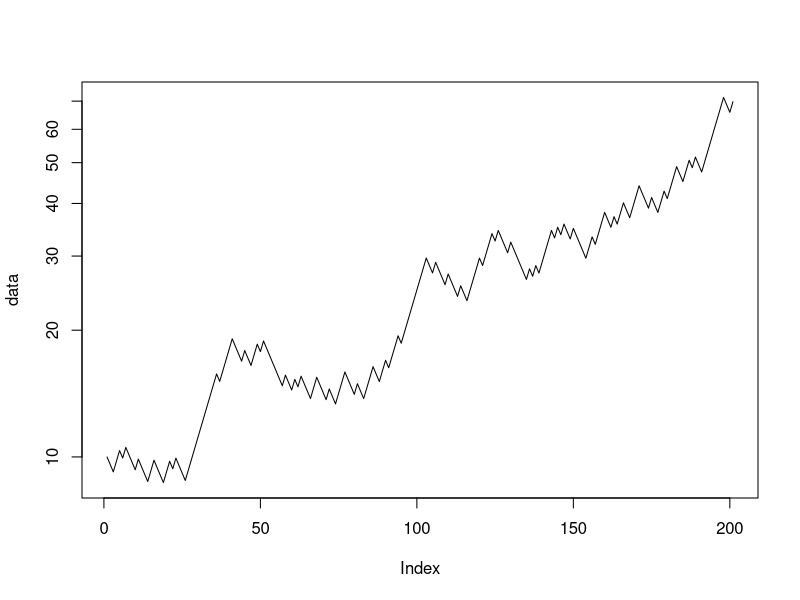
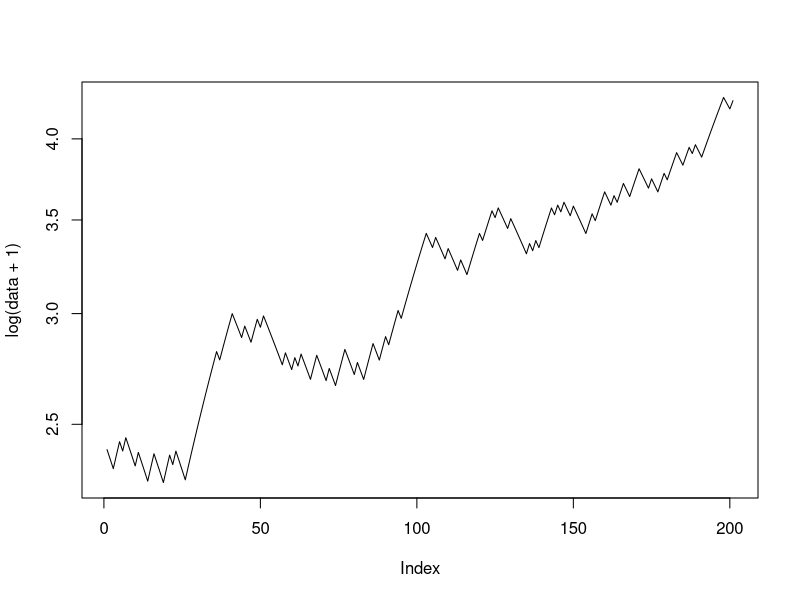
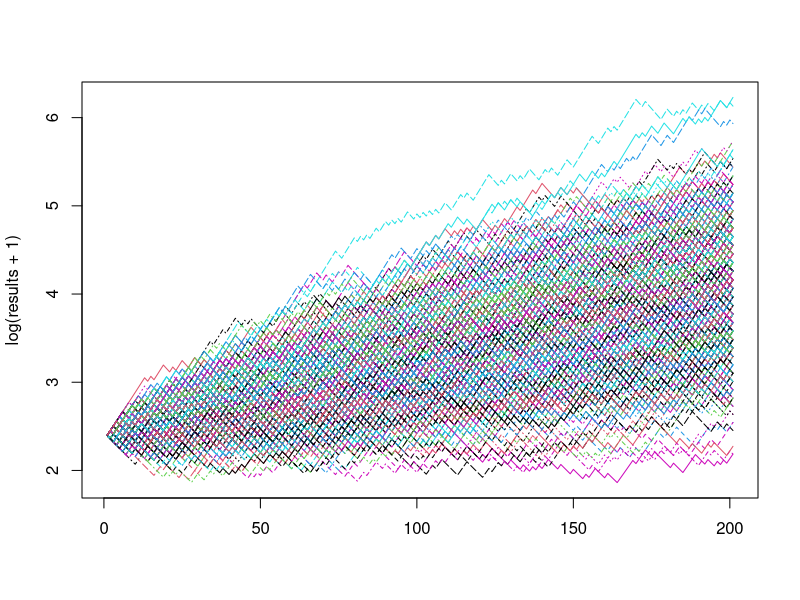

Generate these figures, in order, with R: (Note: this script raises an error after producing the figures.)
lambda.mean <- 1.01
epsilon <- 0.05
N0 <- 10
tmax <- 10


lambda.good <- lambda.mean + epsilon
lambda.bad <- lambda.mean - epsilon

time.series <- c(N0)
time.series

env.stoch <- function(lambda.mean, epsilon, N0, tmax){
  lambda.good <- lambda.mean + epsilon
  lambda.bad <- lambda.mean - epsilon
  time.series <- c(N0)
  for (t in 1:tmax) {
    lambda <- sample(c(lambda.good, lambda.bad), 1, replace = TRUE, c(0.5, 0.5))
    time.series[t + 1] <- time.series[t]*lambda
  }
  time.series
}

data <- env.stoch(1.01, 0.05, 10, 200)
plot(data, type = "l", log = "y")

plot(log(data + 1), type = "l", log = "y")

sim <- 500
tmax <- 200
results <- matrix(nrow = tmax +1, ncol = sim)

for (i in 1:sim) {
  results[ , i] <- env.stoch(1.01, 0.05, 10, tmax)
}

matplot(log(results +1), type = "l")

hist(results[tmax + 1, ], breaks = seq(0, 500, 20))

hist(log(results[tmax + 1, ]+1), breaks = seq(0, 7, 0.5))

max(results[tmax + 1, ])
max(log(results[tmax + 1, ]+1))
